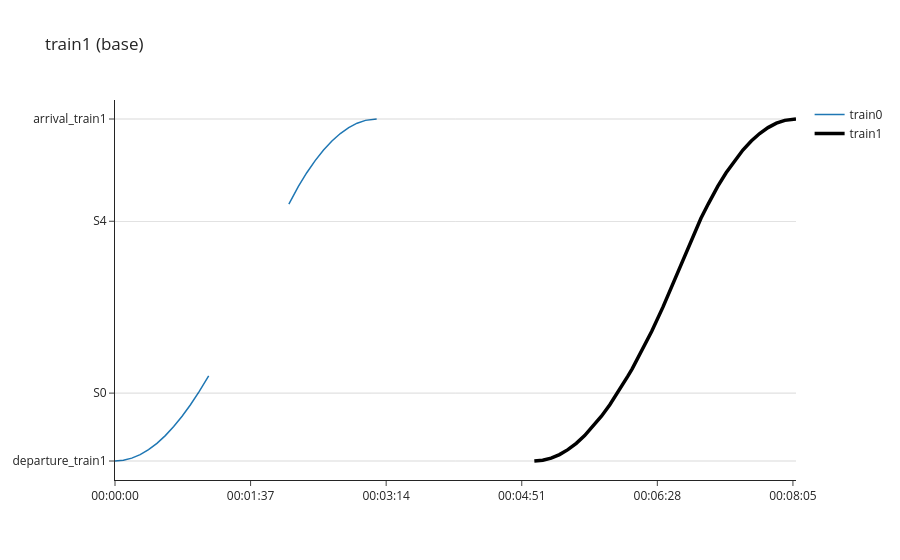

The code cell stored with this chart in its notebook:
### Code cell
sim.space_time_chart_plotly(
    train=1,
    eco_or_base='base',
    points_to_show=['departure', 'arrival', 'signal']
)

### Figure 1 — Plotly figure (JSON) as saved in the notebook; plotly's stock layout.template omitted (floating-point values rounded to 4 significant figures)
{"data": [{"customdata": ["00:00:00", "00:00:06", "00:00:12", "00:00:18", "00:00:24", "00:00:30", "00:00:36", "00:00:42", "00:00:48", "00:00:54", "00:01:00", "00:01:02", "00:01:07", "00:01:10", "00:01:13", "00:01:18", "00:01:24", "00:01:32", "00:01:40", "00:01:51", "00:01:58", "00:01:59", "00:02:04", "00:02:07", "00:02:10", "00:02:11", "00:02:17", "00:02:23", "00:02:29", "00:02:35", "00:02:41", "00:02:47", "00:02:53", "00:02:59", "00:03:07"], "hovertemplate": "%{customdata} (%{y:.0f} m)", "line": {"width": 1.5}, "mode": "lines", "name": "train0", "type": "scatter", "x": [0, 6, 12, 18, 24, 30, 36, 42, 48, 54, 60.3, 62, 67.01, 70, 73.23, 78, 84, 92, 100, 111.2, 118.8, 119.2, 124.4, 127.2, 130.3, 131.2, 137.2, 143.2, 149.2, 155.2, 161.2, 167.2, 173.2, 179.2, 187.2], "y": [0, 8.294, 33.13, 74.41, 132.0, 205.8, 295.5, 400.8, 520.8, 654.3, 810, 852.1, 990, null, null, null, null, null, null, null, null, null, 2990, 3080, 3170, 3196, 3355, 3496, 3619, 3724, 3811, 3880, 3931, 3964, 3980]}, {"customdata": ["00:05:00", "00:05:06", "00:05:12", "00:05:18", "00:05:24", "00:05:30", "00:05:36", "00:05:42", "00:05:48", "00:05:54", "00:06:00", "00:06:02", "00:06:07", "00:06:10", "00:06:13", "00:06:18", "00:06:24", "00:06:32", "00:06:40", "00:06:51", "00:06:58", "00:06:59", "00:07:04", "00:07:07", "00:07:10", "00:07:11", "00:07:17", "00:07:23", "00:07:29", "00:07:35", "00:07:41", "00:07:47", "00:07:53", "00:07:59", "00:08:07"], "hovertemplate": "%{customdata} (%{y:.0f} m)", "line": {"color": "black", "width": 3.5}, "mode": "lines", "name": "train1", "type": "scatter", "x": [300, 306, 312, 318, 324, 330, 336, 342, 348, 354, 360.3, 362, 367.0, 370, 373.2, 378, 384, 392, 400, 411.2, 418.8, 419.2, 424.4, 427.2, 430.3, 431.2, 437.2, 443.2, 449.2, 455.2, 461.2, 467.2, 473.2, 479.2, 487.2], "y": [0, 8.294, 33.13, 74.41, 132.0, 205.8, 295.5, 400.8, 520.8, 654.3, 810, 852.1, 990, 1072.0, 1170, 1314.0, 1510.0, 1790.0, 2092.0, 2536, 2810, 2824, 2990, 3080, 3170, 3196, 3355, 3496, 3619, 3724, 3811, 3880, 3931, 3964, 3980]}], "layout": {"shapes": [{"line": {"color": "black", "width": 0.5}, "type": "line", "x0": 0, "x1": 1, "xref": "x domain", "y0": 0, "y1": 0, "yref": "y"}, {"line": {"color": "black", "width": 0.5}, "type": "line", "x0": 0, "x1": 1, "xref": "x domain", "y0": 790, "y1": 790, "yref": "y"}, {"line": {"color": "black", "width": 0.5}, "type": "line", "x0": 0, "x1": 1, "xref": "x domain", "y0": 2790, "y1": 2790, "yref": "y"}, {"line": {"color": "black", "width": 0.5}, "type": "line", "x0": 0, "x1": 1, "xref": "x domain", "y0": 3980, "y1": 3980, "yref": "y"}], "title": {"text": "train1 (base)"}, "xaxis": {"tickmode": "array", "ticktext": ["00:00:00", "00:01:37", "00:03:14", "00:04:51", "00:06:28", "00:08:05", "00:09:42"], "tickvals": [0, 97, 194, 291, 388, 485, 582]}, "yaxis": {"tickmode": "array", "ticktext": ["departure_train1", "S0", "S4", "arrival_train1"], "tickvals": [0, 790, 2790, 3980]}}}
